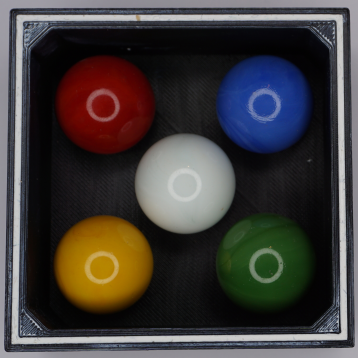
#> input picture xlh-cv-tutorial/2 Grundlagen der Bildverarbeitung/3 Bildoperationen/03 Rotation/img/box_with_bullets.png, 358 x 358 px
$ python rotate_1.py
#> lines starting #> are read from the running program, lines starting #| are printed output that depends on the picture
# rotate_1.py
import cv2
import imutils
import numpy as np


# lade Bild von der Datei in ein NumPy Array
image = cv2.imread('img/box_with_bullets.png')
#> image is the input picture: shape (358, 358, 3); mean B, G, R 58.4, 60.2, 64.6

# Rotation um -30 Grad (Uhrzeigersinn) im Bildzentrum
rotated = imutils.rotate(image, -30)
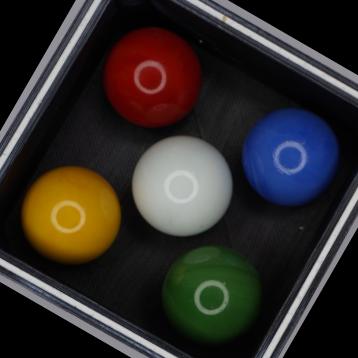
#> rotated: shape (358, 358, 3); mean B, G, R 41.6, 44.4, 48.9

# Zusammenfassung der Ausganslage und der Bearbeitung
result = np.hstack([image, rotated])
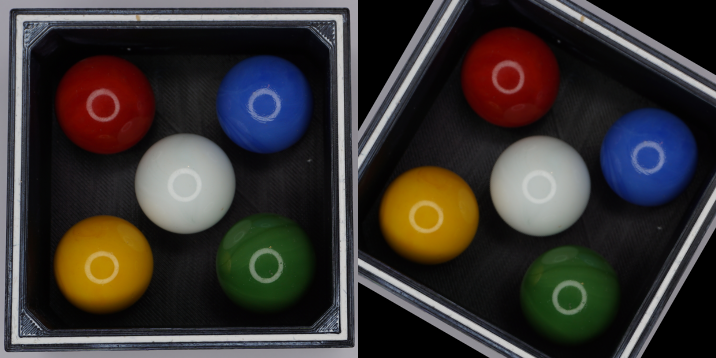
#> result: shape (358, 716, 3); mean B, G, R 50, 52.3, 56.7

# schreibe das Bild in eine Datei
cv2.imwrite('img/rotate_1.png', result[0:-2, 0:-2])
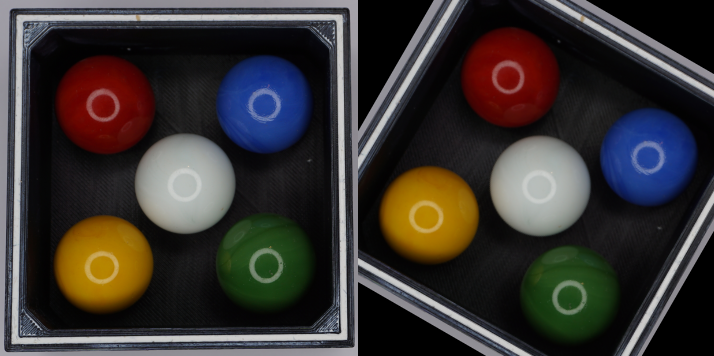
#> saved as rotate_1.png: shape (356, 714, 3); mean B, G, R 49.9, 52.2, 56.6

# Anzeige auf dem Bildschirm
cv2.imshow('Ausgabe', result)
cv2.moveWindow('Ausgabe', 100, 100)
cv2.waitKey(0)
